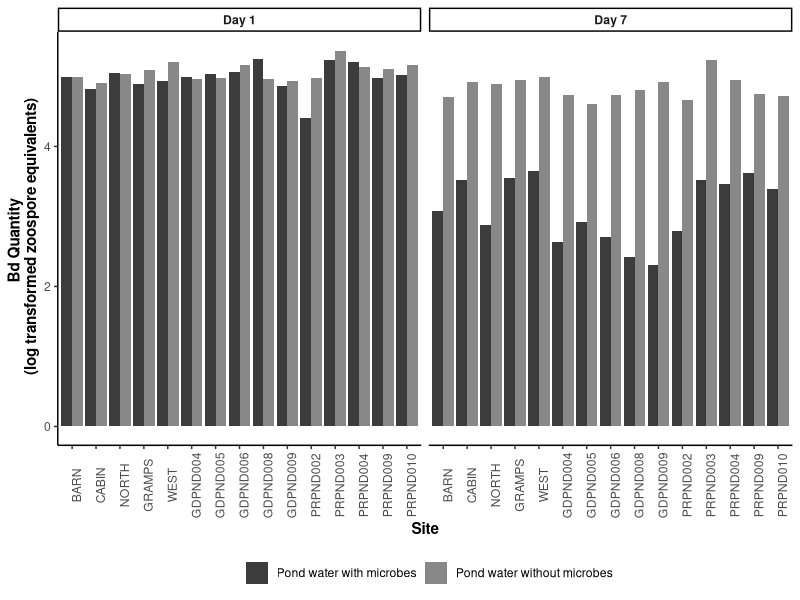
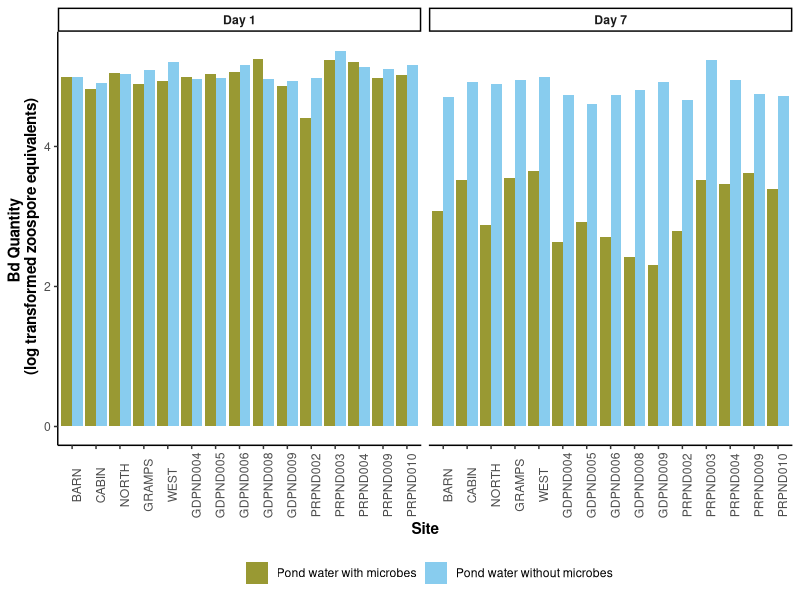
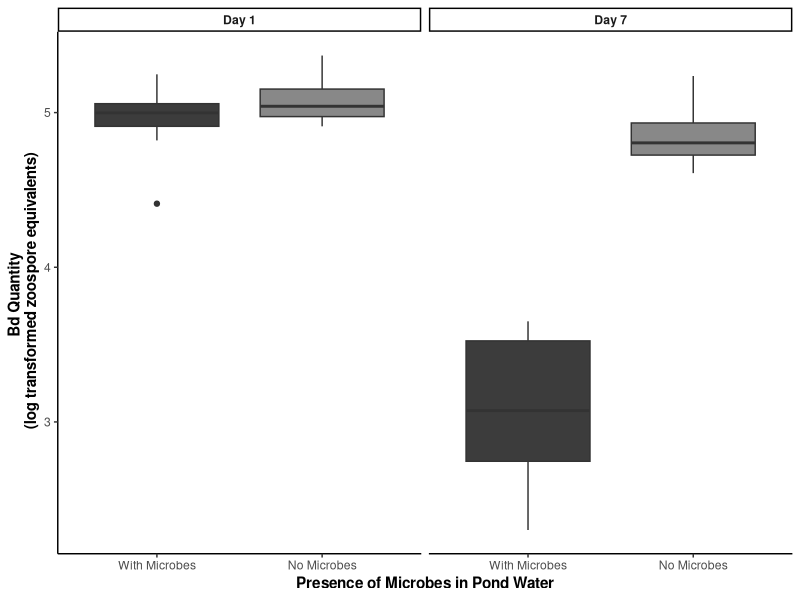
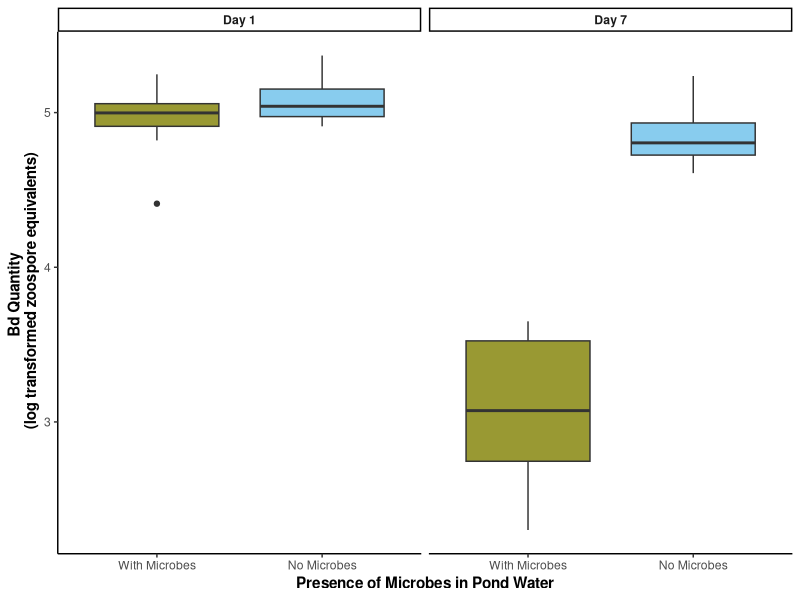
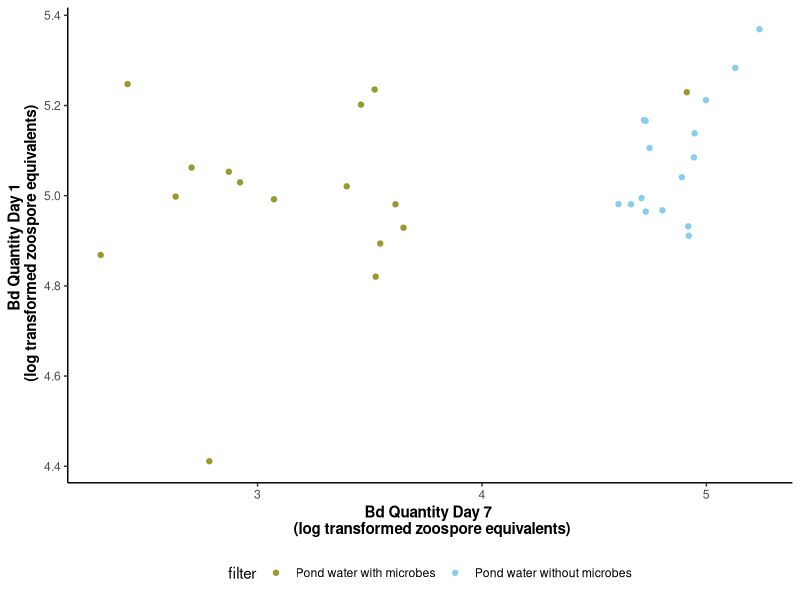
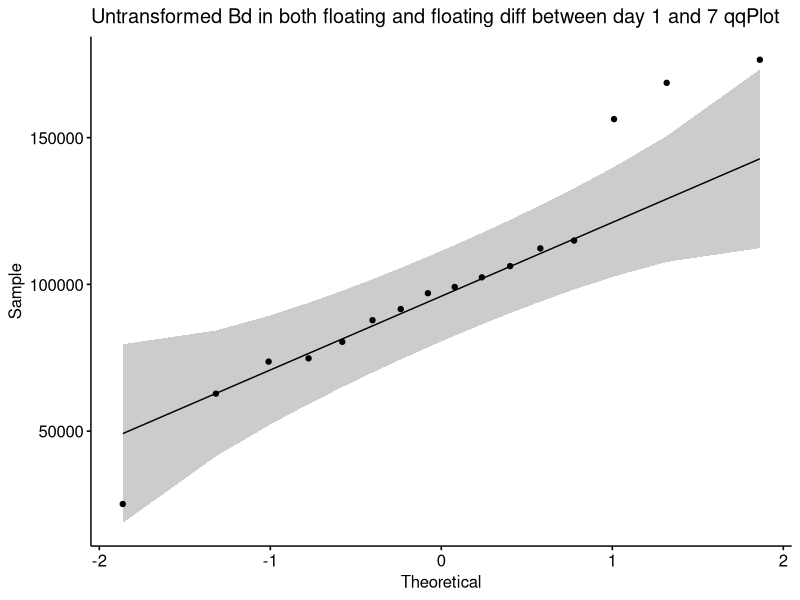
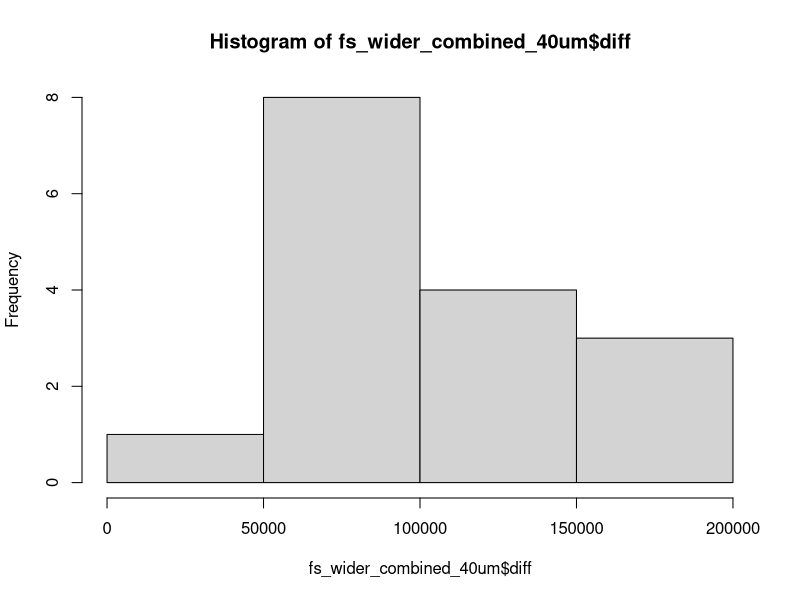
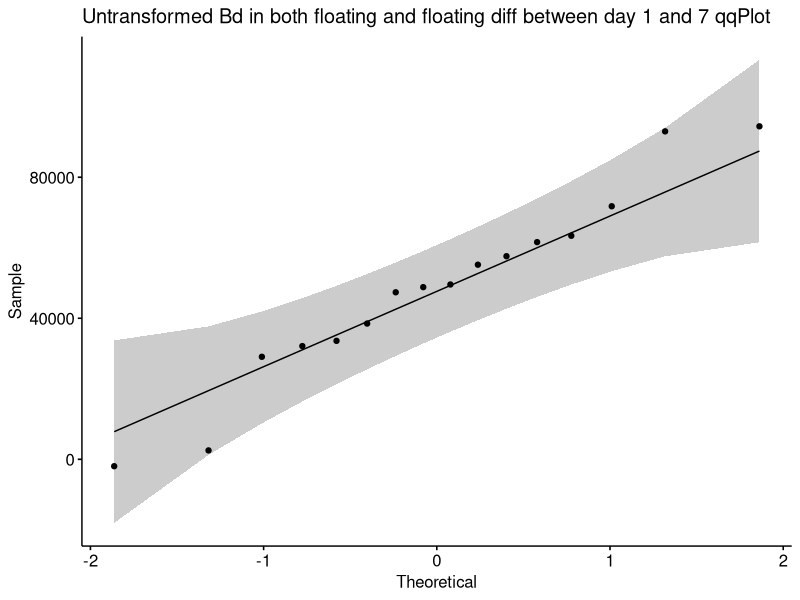

Here is the R script that generated these plots, in order:
## ---- chunk 1
#| warning: false
#| include: false

# Data wrangling

## read in and clean data
library(tidyverse) # for cleaning and viewing data
library(here) # for importing data
library(ggpubr)
library(rstatix)
library(ggplot2)
library(car)
library(multcomp)

ns_biofilm_bd <- read.csv(here("data", "nine-sites-biofilm-on-Bd - Sheet1.csv"))
fs_pw_bd <- read.csv(here("data", "fifteen-sites-PW-on-Bd - Sheet1.csv"))
fs_ml_pw_bd <- read.csv(here("data", "fifteen-sites-PW-on-MLBd - Sheet1.csv"))
ns_ml_pw_bd <- read.csv(here("data", "nine-sites-PW-on-MLBd - Sheet1.csv"))


# data type cleaning

#  Part I
fs_pw_bd$bd_location <- factor(fs_pw_bd$bd_location, levels = c("floating", "adherent"))
fs_pw_bd$filter <- factor(fs_pw_bd$filter,
                          levels = c("40um_filter", "0.22um_filter"))
fs_pw_bd$day <- factor(fs_pw_bd$day, levels = c("1", "7"),
                            labels = c("Day_1", "Day_7"))
fs_pw_bd$site <- factor(fs_pw_bd$site,
                          levels = c("BARN", "CABIN", "NORTH", "GRAMPS", "WEST", "GDPND004", "GDPND005", "GDPND006", "GDPND008", "GDPND009", "PRPND002", "PRPND003", "PRPND004", "PRPND009", "PRPND010", "sterile MQ"))

#  Part II
ns_biofilm_bd$site <- factor(ns_biofilm_bd$site,
                                levels = c("CABIN", "GRAMPS", "WEST", "GDPND005", "GDPND006", "GDPND009", "PRPND004", "PRPND009", "PRPND010"))
ns_biofilm_bd$bd_location <- factor(ns_biofilm_bd$bd_location, levels = c("supernatant", "biofilm"))
ns_biofilm_bd$day <- factor(ns_biofilm_bd$day, levels = c("0", "1", "7"), 
                            labels = c("Day_0", "Day_1", "Day_7")) 

# Step 1: combine floating and floating
fs_wider_combined <- fs_pw_bd %>%
  pivot_wider(names_from = bd_location, values_from = bd_qty) %>%
  mutate(combined_bd = adherent + floating)

fs_wider_combined <- subset(fs_wider_combined, select = -c(adherent,floating) )

fs_wider_combined <- fs_wider_combined %>% 
  # calculate diff
  pivot_wider(names_from = day, values_from = combined_bd) %>%
  mutate(diff = Day_1 - Day_7)

# Step 2: create subsets for each treatment
fs_wider_combined_40um <- fs_wider_combined %>% 
  filter(filter =="40um_filter")
fs_wider_combined_.22um <- fs_wider_combined %>% 
  filter(filter =="0.22um_filter")

#  Part II
ns_ml_pw_bd$site <- factor(ns_ml_pw_bd$site,
                                levels = c("CABIN", "GRAMPS", "WEST", "GDPND005", "GDPND006", "GDPND009", "PRPND004", "PRPND009", "PRPND010", "control"))
ns_ml_pw_bd$bd_location <- factor(ns_ml_pw_bd$bd_location, levels = c("supernatant", "adherent"))
ns_ml_pw_bd$day <- factor(ns_ml_pw_bd$day, levels = c("1", "7"), 
                            labels = c("Day_1", "Day_7")) 

# remove the controls

fs_pw_bd <- fs_pw_bd %>%
  filter(site != "sterile MQ")

fs_ml_pw_bd <- fs_ml_pw_bd %>%
  filter(site != "MQ") %>%
  filter(site != "NORTH")

ns_ml_pw_bd<- ns_ml_pw_bd %>%
  filter(site != "MQ")

ns_ml_pw_bd<- ns_ml_pw_bd %>%
  filter(site != "NORTH")


# no control for nine site expt

#  Appendix
fs_ml_pw_bd$filter <- factor(fs_ml_pw_bd$filter,
                          levels = c("40um_filter", "0.22um_filter"))
fs_ml_pw_bd$day <- factor(fs_ml_pw_bd$day, levels = c("Day_1", "Day_7"))
fs_ml_pw_bd$site <- factor(fs_ml_pw_bd$site,
                          levels = c("BARN", "CABIN", "NORTH", "GRAMPS", "WEST", "GDPND004", "GDPND005", "GDPND006", "GDPND008", "GDPND009", "PRPND002", "PRPND003", "PRPND004", "PRPND009", "PRPND010", "MQ"))


## ---- chunk 2
with_microbes <- "#3c3c3c"
no_microbes <- "#888888"

fs_pw_bd %>%
   pivot_wider(names_from = bd_location, values_from = bd_qty) %>%
  mutate(combined_bd = adherent + floating) %>% 
ggplot(aes(y= log10(combined_bd), x = site, fill = filter)) + 
    geom_col(position = position_dodge()) +
    facet_wrap(~day, labeller = labeller(day = c("Day_1" = "Day 1",
                                                    "Day_7" = "Day 7")))+
  scale_fill_manual(values = c(with_microbes, no_microbes), labels=c('Pond water with microbes', 'Pond water without microbes')) +
    theme_classic() +
   theme(axis.text.x = element_text(angle = 90),
        legend.position = "bottom",
         strip.text = element_text(face="bold"),
         axis.title = element_text(face = "bold")) + 
    xlab("Site") +
    ylab("Bd Quantity \n (log transformed zoospore equivalents)") +
  guides(fill=guide_legend(title=""))

# Colors
# can try fun colors suggested: these are from Paul Tol's colorblind friendly palette
with_microbes <- "#999933"
no_microbes <- "#88ccee"

fs_pw_bd %>%
   pivot_wider(names_from = bd_location, values_from = bd_qty) %>%
  mutate(combined_bd = adherent + floating) %>% 
ggplot(aes(y= log10(combined_bd), x = site, fill = filter)) + 
    geom_col(position = position_dodge()) +
    facet_wrap(~day, labeller = labeller(day = c("Day_1" = "Day 1",
                                                    "Day_7" = "Day 7")))+
  scale_fill_manual(values = c(with_microbes, no_microbes), labels=c('Pond water with microbes', 'Pond water without microbes')) +
    theme_classic() +
   theme(axis.text.x = element_text(angle = 90),
        legend.position = "bottom",
         strip.text = element_text(face="bold"),
         axis.title = element_text(face = "bold")) + 
    xlab("Site") +
    ylab("Bd Quantity \n (log transformed zoospore equivalents)") +
  guides(fill=guide_legend(title=""))
## ---- chunk 3
with_microbes <- "#3c3c3c"
no_microbes <- "#888888"

fs_pw_bd %>%
   pivot_wider(names_from = bd_location, values_from = bd_qty) %>%
  mutate(combined_bd = adherent + floating) %>% 
ggplot(aes(y= log10(combined_bd), x = filter, fill = filter)) + 
    geom_boxplot() +
    facet_wrap(~day, labeller = labeller(day = c("Day_1" = "Day 1",
                                                    "Day_7" = "Day 7")))+
  scale_fill_manual(values = c(with_microbes, no_microbes), labels=c('Pond water with microbes', 'Pond water without microbes')) +
    theme_classic() +
   theme(legend.position = "none",
         strip.text = element_text(face="bold"),
         axis.title = element_text(face = "bold")) + 
  scale_x_discrete (labels= c("40um_filter" = "With Microbes", "0.22um_filter" = "No Microbes")) +
    xlab("Presence of Microbes in Pond Water") +
    ylab("Bd Quantity \n (log transformed zoospore equivalents)")

# can try fun colors suggested: these are from Paul Tol's colorblind friendly palette
with_microbes <- "#999933"
no_microbes <- "#88ccee"

fs_pw_bd %>%
   pivot_wider(names_from = bd_location, values_from = bd_qty) %>%
  mutate(combined_bd = adherent + floating) %>% 
ggplot(aes(y= log10(combined_bd), x = filter, fill = filter)) + 
    geom_boxplot() +
    facet_wrap(~day, labeller = labeller(day = c("Day_1" = "Day 1",
                                                    "Day_7" = "Day 7")))+
  scale_fill_manual(values = c(with_microbes, no_microbes), labels=c('Pond water with microbes', 'Pond water without microbes')) +
    theme_classic() +
   theme(legend.position = "none",
         strip.text = element_text(face="bold"),
         axis.title = element_text(face = "bold")) + 
  scale_x_discrete (labels= c("40um_filter" = "With Microbes", "0.22um_filter" = "No Microbes")) +
    xlab("Presence of Microbes in Pond Water") +
    ylab("Bd Quantity \n (log transformed zoospore equivalents)")
## ---- chunk 4
with_microbes <- "#999933"
no_microbes <- "#88ccee"

fs_wider_combined %>% 
  ggplot(aes(x = log10(Day_7), y = log10(Day_1), color = filter)) +
  geom_point() +
   scale_color_manual(values = c(with_microbes, no_microbes), labels=c('Pond water with microbes', 'Pond water without microbes')) +
    theme_classic() +
   theme(legend.position = "bottom",
         strip.text = element_text(face="bold"),
         axis.title = element_text(face = "bold")) + 
    xlab("Bd Quantity Day 7 \n (log transformed zoospore equivalents)") +
    ylab("Bd Quantity Day 1 \n (log transformed zoospore equivalents)") +
  guides(fill=guide_legend(title=""))
  
## ---- chunk 5
# Assumptions testing

# check normality of the differences across groups
fs_wider_combined_40um %>% 
 ggqqplot("diff", title = "Untransformed Bd in both floating and floating diff between day 1 and 7 qqPlot") # good enough
shapiro.test(fs_wider_combined_40um$diff) # normal, yay!
hist(fs_wider_combined_40um$diff) # good enough

fs_wider_combined_.22um %>% 
 ggqqplot("diff", title = "Untransformed Bd in both floating and floating diff between day 1 and 7 qqPlot") # gorgeous
shapiro.test(fs_wider_combined_.22um$diff) # normal, yay!
hist(fs_wider_combined_.22um$diff) # good enough
  
## ---- chunk 6
# Step 3: run the paired t-test on the difference
t.test(fs_wider_combined_40um$diff, fs_wider_combined_.22um$diff, paired = TRUE)
## ---- chunk 7
ns_biofilm_bd %>%
ggplot(aes(y= log10(bd_qty), x = site, fill=bd_location)) + 
    geom_col() +
    facet_grid(.~day)+
    theme(axis.text.x = element_text(angle = 90),
          legend.position = "bottom") + 
    xlab("Site") +
   ylab("Bd Quantity \n (log transformed zoospore equivalents)") +
  ggtitle("Lab Bd innoculation on East Bay Biofilms - 9 sites") 
## ---- chunk 8
# Step 1: combine floating and floating
combined <- ns_biofilm_bd %>%
  pivot_wider(names_from = bd_location, values_from = bd_qty) %>%
  mutate(combined_bd = biofilm + supernatant) %>% 
  mutate(log_combined_bd = log(combined_bd))

# assumptions
combined %>%
  group_by(day) %>%
  #shapiro_test(combined_bd) %>%  # SO DAMN CLOSE without transformation
  shapiro_test(log_combined_bd) # def normal


# anova
res.aov <- anova_test(data = combined, dv = log_combined_bd, wid = site, within = day)
get_anova_table(res.aov) # ges is the generalized effect size (amount of variability due to the within-subjects factor)

# post hoc pairwise comparison: pairwise ttest with bonferroni correction
pwc <-combined %>%
  pairwise_t_test(
    log_combined_bd ~ day, paired = TRUE,
    p.adjust.method = "bonferroni"
    )
pwc



## ---- chunk 9
biofilm_only <- ns_biofilm_bd %>%
  filter(bd_location == "biofilm") %>%
  mutate(log_qty = log(bd_qty))

# assumptions tests
biofilm_only %>%
  group_by(day) %>%
  shapiro_test(log_qty) # day 0 does not pass

# anova

res.aov <- anova_test(data = biofilm_only, dv = log_qty, wid = site, within = day)
get_anova_table(res.aov) # ges is the generalized effect size (amount of variability due to the within-subjects factor)

# post hoc pairwise comparison: pairwise ttest with bonferroni correction
pwc <- ns_biofilm_bd %>%
  filter(bd_location == "biofilm") %>%
  mutate(log_qty = log(bd_qty +1)) %>%
  pairwise_t_test(
    log_qty ~ day, paired = TRUE,
    p.adjust.method = "bonferroni"
    )
pwc

## ---- chunk 10

s_only <- ns_biofilm_bd %>%
  filter(bd_location == "supernatant") %>%
  mutate(log_qty = log(bd_qty))

# assumptions
s_only %>%
  group_by(day) %>%
  shapiro_test(log_qty) #passes

# anova
res.aov <- anova_test(data = s_only, dv = log_qty, wid = site, within = day)
get_anova_table(res.aov) # ges is the generalized effect size (amount of variability due to the within-subjects factor)

# post hoc pairwise comparison: pairwise ttest with bonferroni correction
pwc <-s_only %>%
  pairwise_t_test(
    log_qty ~ day, paired = TRUE,
    p.adjust.method = "bonferroni"
    )
pwc

## ---- chunk 11
ns_ml_pw_bd%>%
ggplot(aes(y= log10(bd_qty), x = site, fill=bd_location)) + 
    geom_col() +
    facet_grid(day~filter)+
    theme(axis.text.x = element_text(angle = 90),
          legend.position = "bottom") + 
    xlab("Site") +
   ylab("Bd Quantity \n (log transformed zoospore equivalents)") +
  ggtitle("Effect of microbes in pond water on the Bd-release from mono-strain Bd biofilm\n9 sites experiment") 
## ---- chunk 12
# Assumptions testing

# Step 1: combine floating and floating
ns_ml_diff <- ns_ml_pw_bd %>% 
  # calculate diff
  pivot_wider(names_from = day, values_from = bd_qty) %>%
  mutate(diff = Day_1 - Day_7)

# Step 2: create subsets for each treatment
ns_ml_diff_40um <- ns_ml_diff %>% 
  filter(filter =="40um_filter")
ns_ml_diff_.22um <- ns_ml_diff %>% 
  filter(filter =="0.22um_filter")

# Step 3: check normality of the differences across groups
ns_ml_diff_40um%>% 
 ggqqplot("diff", title = "40 um") # not great
shapiro.test(ns_ml_diff_40um$diff) # NOT normal
hist(ns_ml_diff_40um$diff) # nope

# we gotta transform, but we have negative: west GAINED Bd

ns_ml_diff_.22um%>% 
 ggqqplot("diff", title = ".22 um") # gorg
shapiro.test(ns_ml_diff_.22um$diff) # not normal
hist(ns_ml_diff_.22um$diff) # yay!
  
## ---- chunk 13
fs_pw_bd %>%
  ggplot(aes(x = day, y = log(bd_qty +1), fill = bd_location)) +
  geom_boxplot() +
  theme_classic() +
  theme(axis.title = element_text(size = 12, face = "bold"),
        legend.position = "bottom") +
  ggtitle("15 sites ")

fs_pw_bd %>%
  ggplot(aes(x = day, y = log(bd_qty +1), fill = bd_location)) +
  geom_boxplot() +
  theme_classic() +
  theme(axis.title = element_text(size = 12, face = "bold"),
        legend.position = "bottom") +
  facet_wrap(~filter) +
  ggtitle("15 sites ")

## ---- chunk 14
ns_biofilm_bd %>%
  ggplot(aes(x = day, y = log(bd_qty +1), fill = bd_location)) +
  geom_boxplot() +
  theme_classic() +
  theme(axis.title = element_text(size = 12, face = "bold"),
        legend.position = "bottom") +
  ggtitle("Lab Bd innoculation on East Bay Biofilms - '9 sites' ")

## ---- chunk 15
ns_biofilm_bd %>%
  ggplot(aes(x = day, y = log(bd_qty +1), fill = bd_location)) +
  geom_boxplot() +
  theme_classic() +
  facet_wrap(~bd_location) +
  theme(axis.title = element_text(size = 12, face = "bold"),
        legend.position = "bottom") +
  ggtitle(" Lab Bd innoculation on East Bay Biofilms - '9 sites' ")
## ---- chunk 16
# all data biofilms
ns_biofilm_bd %>%
  filter(bd_location == "biofilm") %>% #filter out only bd in biofilm
  ggplot(aes(x = log(bd_qty +1))) +
  geom_histogram(position = "identity",  bins=30) +
  theme_classic() +
  theme(axis.title = element_text(size = 12, face = "bold")) +
  ggtitle("Bd in BIOFILMS from 9 site experiment")

# faceted by day
ns_biofilm_bd %>%
  filter(bd_location == "biofilm") %>% #filter out only bd in biofilm
  ggplot(aes(x = log(bd_qty +1))) +
  geom_histogram(position = "identity",  bins=30) +
  facet_wrap(~day) +
  theme_classic() +
  theme(axis.title = element_text(size = 12, face = "bold")) +
  ggtitle("Bd in BIOFILMS from 9 site experiment")

# all data supernatant
ns_biofilm_bd %>%
  filter(bd_location == "supernatant") %>% #filter out only bd in biofilm
  ggplot(aes(x = log(bd_qty +1))) +
  geom_histogram(position = "identity",  bins=30) +
  theme_classic() +
  theme(axis.title = element_text(size = 12, face = "bold")) +
  ggtitle("Bd in SUPERNATANT from 9 site experiment")

# faceted by day
ns_biofilm_bd %>%
  filter(bd_location == "supernatant") %>% #filter out only bd in biofilm
  ggplot(aes(x = log(bd_qty +1))) +
  geom_histogram(position = "identity", bins=30) +
  facet_wrap(~day) +
  theme_classic() +
  theme(axis.title = element_text(size = 12, face = "bold")) +
  ggtitle("Bd in SUPERNATANT from 9 site experiment")

## ---- chunk 17
# whole dataset
ns_biofilm_bd %>%
  filter(bd_location == "biofilm") %>%
  mutate(log_qty = log(bd_qty +1)) %>%
ggqqplot("log_qty", title = "Bd in biofilm qqPlot")

# per day
ns_biofilm_bd %>%
  filter(bd_location == "biofilm") %>%
  mutate(log_qty = log(bd_qty +1)) %>%
ggqqplot("log_qty", facet.by = "day", title = "Bd in biofilm qqPlot")

# difference between day 1 and day 7
ns_biofilm_bd %>%
  filter(bd_location == "biofilm") %>%
  pivot_wider(names_from = day, values_from = bd_qty) %>%
  mutate(diff = Day_1 - Day_7) %>%
  mutate(log_diff = log(diff +1)) %>%
  ggqqplot("log_diff", title = "Bd in biofilm diff between day 1 and 7 qqPlot")

# whole dataset
ns_biofilm_bd %>%
  filter(bd_location == "supernatant") %>%
  mutate(log_qty = log(bd_qty +1)) %>%
ggqqplot("log_qty", title = "Bd in SUPERNATANT qqPlot")

# per day
ns_biofilm_bd %>%
  filter(bd_location == "supernatant") %>%
  mutate(log_qty = log(bd_qty +1)) %>%
ggqqplot("log_qty", facet.by = "day", title = "Bd in SUPERNATANT qqPlot")

# difference between day 1 and day 7
ns_biofilm_bd %>%
  filter(bd_location == "supernatant") %>%
  pivot_wider(names_from = day, values_from = bd_qty) %>%
  mutate(diff = Day_1 - Day_7) %>%
  mutate(log_diff = log(diff +1)) %>%
  ggqqplot("log_diff", title = "Bd in supernatant diff between day 1 and 7 qqPlot")

## ---- chunk 18
#| include: false


# shapiro - wilks test: all Bd biofilm
ns_biofilm_bd %>%
  filter(bd_location == "biofilm") %>%
  mutate(log_bd_qty = log(bd_qty +1)) %>%
  group_by(day) %>%
  shapiro_test(log_bd_qty) # day 0 not normal

# shapiro - wilks test: difference in day 1 and day 7
ns_biofilm_bd %>%
  filter(bd_location == "biofilm") %>%
  pivot_wider(names_from = day, values_from = bd_qty) %>%
  mutate(diff = Day_1 - Day_7) %>%
  mutate(log_diff = log(diff +1)) %>%
  shapiro_test(log_diff) # normal

## ---- chunk 19
#| include: false


#### paired t-test between day 1 and 7
d1 <- ns_biofilm_bd %>% 
  filter(bd_location == "biofilm") %>%
  filter(day == "Day_1")

d7 <- ns_biofilm_bd %>% 
  filter(bd_location == "biofilm") %>%
  filter(day == "Day_7")

t.test(d1$bd_qty, d7$bd_qty, paired = TRUE)
## ---- chunk 20
#| include: false


# shapiro - wilks test: all Bd biofilm
ns_biofilm_bd %>%
  filter(bd_location == "supernatant") %>%
  mutate(log_bd_qty = log(bd_qty +1)) %>%
  group_by(day) %>%
  shapiro_test(log_bd_qty) # all good

# shapiro - wilks test: difference in day 1 and day 7
ns_biofilm_bd %>%
  filter(bd_location == "supernatant") %>%
  pivot_wider(names_from = day, values_from = bd_qty) %>%
  mutate(diff = Day_1 - Day_7) %>%
  mutate(log_diff = log(diff +1)) %>%
  shapiro_test(log_diff) # normal

## ---- chunk 21
#| include: false

#### paired t-test between day 1 and 7
d1 <- ns_biofilm_bd %>% 
  filter(bd_location == "supernatant") %>%
  filter(day == "Day_1")

d7 <- ns_biofilm_bd %>% 
  filter(bd_location == "supernatant") %>%
  filter(day == "Day_7")

t.test(d1$bd_qty, d7$bd_qty, paired = TRUE)
## ---- chunk 22
fs_ml_pw_bd %>%
ggplot(aes(y= log(bd_qty), x = site)) + 
    geom_col() +
    facet_grid(day~filter)+
    #theme_classic() +
   theme(axis.text.x = element_text(angle = 90),
          legend.position = "bottom") + 
    xlab("Site") +
    ylab("Bd Quantity \n (log + 1 transformed zoospore equivalents)")
  ggtitle("Effect of microbes in pond water on the Bd-release from mono-strain Bd biofilm")
  

## ---- chunk 23
# Assumptions testing

# Step 1: combine floating and floating
fs_ml_diff <- fs_ml_pw_bd %>% 
  # calculate diff
  pivot_wider(names_from = day, values_from = bd_qty) %>%
  mutate(diff = Day_1 - Day_7)

# Step 2: create subsets for each treatment
fs_ml_diff_40um <- fs_ml_diff %>% 
  filter(filter =="40um_filter")
fs_ml_diff_.22um <- fs_ml_diff %>% 
  filter(filter =="0.22um_filter")

# Step 3: check normality of the differences across groups
fs_ml_diff_40um%>% 
 ggqqplot("diff", title = "40 um") # good enough? Outlier in pleasanton 4
shapiro.test(fs_ml_diff_40um$diff) # NOT normal
hist(fs_ml_diff_40um$diff) # nope

# we gotta transform, but we have negative: west GAINED Bd

fs_ml_diff_.22um%>% 
 ggqqplot("diff", title = ".22 um") # gorg
shapiro.test(fs_ml_diff_.22um$diff) # normal
hist(fs_ml_diff_.22um$diff) # yay!
  
